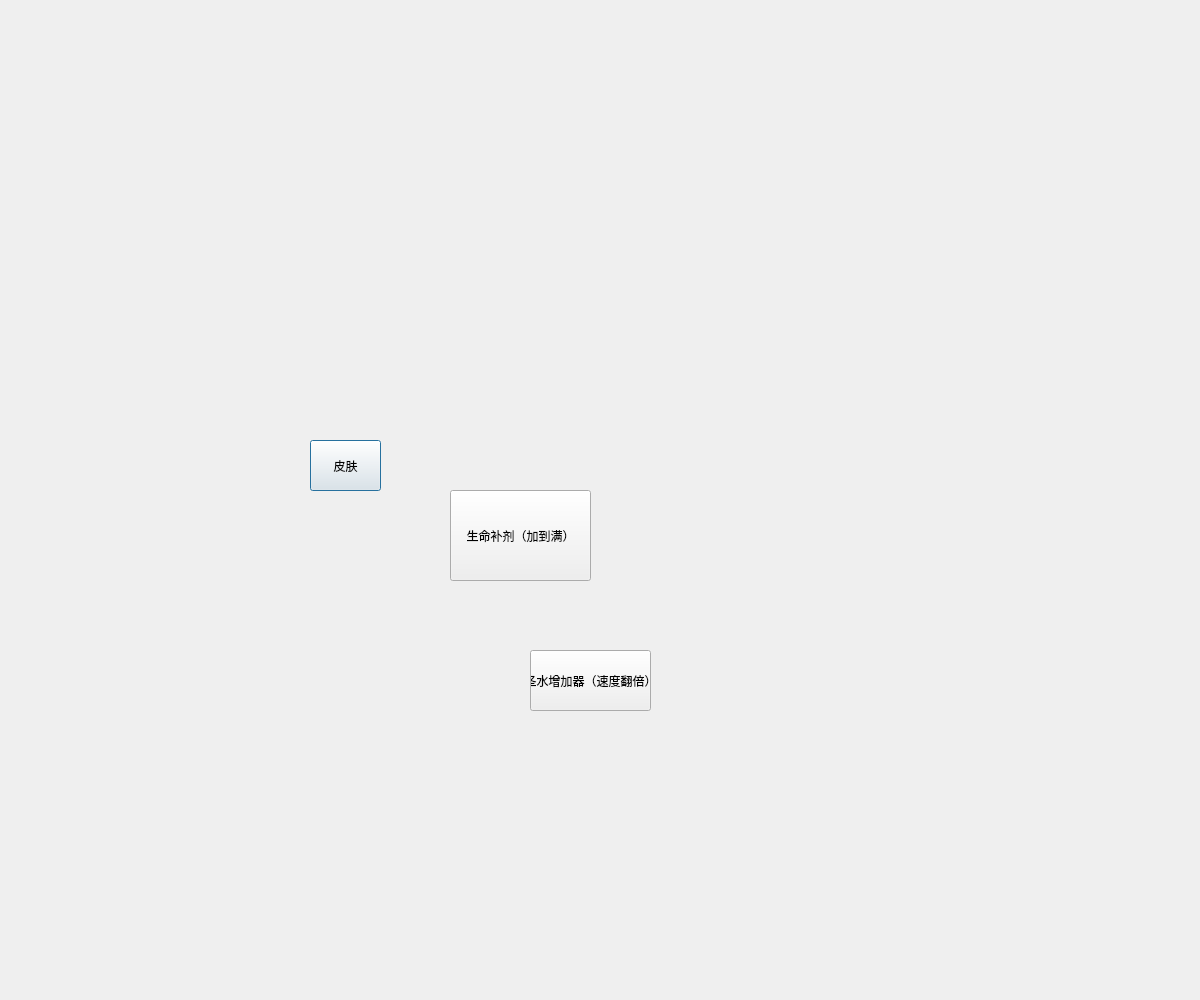
<?xml version="1.0" encoding="UTF-8"?>
<ui version="4.0">
 <class>shopping</class>
 <widget class="QDialog" name="shopping">
  <property name="geometry">
   <rect>
    <x>0</x>
    <y>0</y>
    <width>1200</width>
    <height>1000</height>
   </rect>
  </property>
  <property name="windowTitle">
   <string>Dialog</string>
  </property>
  <widget class="QPushButton" name="pushButton">
   <property name="geometry">
    <rect>
     <x>310</x>
     <y>440</y>
     <width>71</width>
     <height>51</height>
    </rect>
   </property>
   <property name="text">
    <string>皮肤</string>
   </property>
  </widget>
  <widget class="QPushButton" name="pushButton_2">
   <property name="geometry">
    <rect>
     <x>530</x>
     <y>650</y>
     <width>121</width>
     <height>61</height>
    </rect>
   </property>
   <property name="text">
    <string>圣水增加器（速度翻倍）</string>
   </property>
  </widget>
  <widget class="QPushButton" name="pushButton_3">
   <property name="geometry">
    <rect>
     <x>450</x>
     <y>490</y>
     <width>141</width>
     <height>91</height>
    </rect>
   </property>
   <property name="text">
    <string>生命补剂（加到满）</string>
   </property>
  </widget>
 </widget>
 <resources/>
 <connections/>
</ui>
